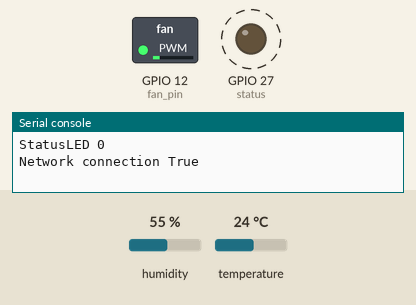
Simulated run of this program. Board: ESP32 board running MicroPython. On the bench: switched loads named in the program (green lamp = pin HIGH), output pins drawn as LEDs (lit = HIGH), the last lines printed to the serial console. Dashed ring = blinking. Inputs (shaded band) come from the test bench; at power-on: humidity 55 %, temperature 24 °C. WiFi joins after 1.5 s; the clock reads 2024-03-15 10:24:30 at power-on unless the program sets it; values from a settings file that is not in the repository are placeholders.

Above: at 2.7 s.
2.8 s: humidity set to 22 %
At 4.0 s:
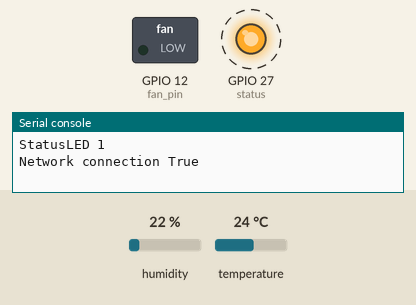
7.0 s: humidity set to 68 %
At 8.4 s:
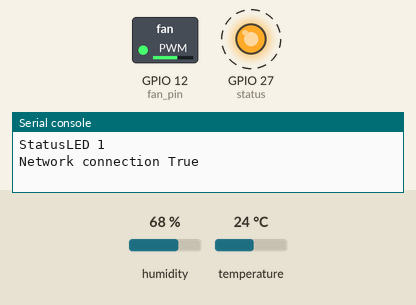
11.2 s: humidity set to 88 %
At 12.6 s:
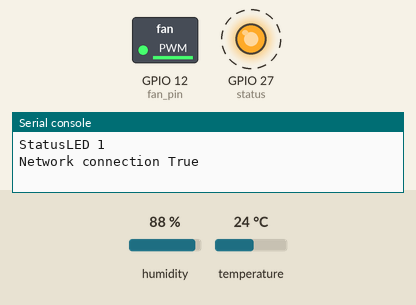
15.4 s: humidity set to 40 %
At 16.7 s:
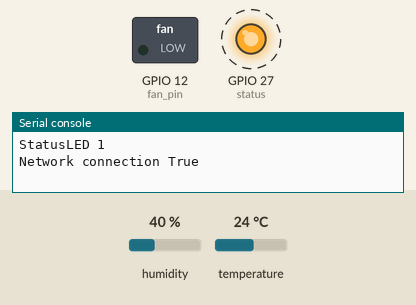
19.6 s: humidity set to 81 %
At 21.8 s:
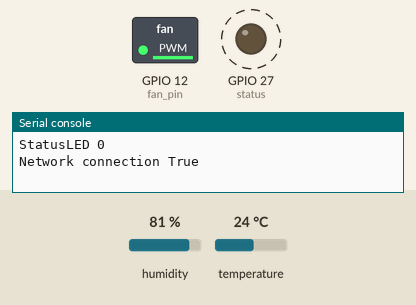
Timing chart, 0 to 24.8 s (numbered marks = the images above; inputs shaded):
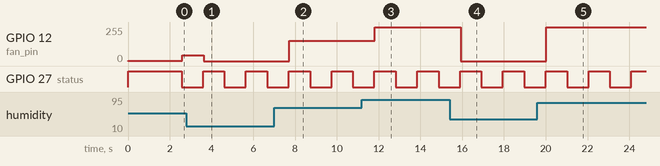

The program:

main.py
```python
import dht
import gc
import machine
import network
import time
from math import log

from machine import Pin, PWM

from config import *
from network_script import do_connect
from update_time import update_time_ntp, lokalzeit


def print_stuff():
    # Zeige alle interessanten Werte an
    print("Local time：%s" %str(lokalzeit()))
    print("Counter " + str(counter))
    print("Temperature: " + str(temp) + " °C")
    print("Humidity: " + str(humidity) + " %")
    print("DewPoint: " + str(dew_point_temp) + " °C")
    print("PWM duty: " + str(fan_pwm.duty_u16()))
    print("PWM: " + str(pwm_perc) + "%")
    print("Speicherverbrauch:", gc.mem_alloc() / 1024, " KiB")
    print("StatusLED " + str(status.value()))
    print("Network connection " +str(wlan.isconnected()))

    print()

    return

def toggle_esp32(pin_out):

    #toggle pinout
    if pin_out.value() == 1:
        pin_out.off()
    else:
        pin_out.on()


    return


def dew_point(dew_temp, dew_humidity):
    a = 17.27
    b = 237.7
    alpha = ((a * dew_temp) / (b + dew_temp)) + log(dew_humidity / 100.0)
    return (b * alpha) / (a - alpha)


def duty_pwm (target):
    # PWM Steuerungsgerade a = min, b = max

    a_pwm = hum_min
    b_pwm = hum_max
    m = 65356/(b_pwm - a_pwm)
    n = (65356 * a_pwm)/(a_pwm - b_pwm)

    if target < a_pwm:
        y = 0
    elif target > b_pwm:
        y = 65356
    else:
        y = (m * target + n)

    return int(y)

def read_dht (pin,last_t,last_h):
    # Lese DHT 22 Sensor an angegeben Pin aus

    sensor_read = dht.DHT22(machine.Pin(pin))

    temp_read = last_t
    humidity_read = last_h

    try:
        sensor_read.measure()
        temp_read = sensor_read.temperature()
        humidity_read = sensor_read.humidity()

        # print("Temperature: " + str(pin) + " " + str(temp_read) + "°C")
        # print("Humidity: " + str(pin) + " " + str(humidity_read) + "°C")

    except OSError as e:
            print("DHT Error")


    return temp_read, humidity_read


# Hier beginnt die Main Loop

# Init Network variablen
wlan = network.WLAN(network.STA_IF)

# Initialisiere PWM-Pin
fan_pin = Pin(12)
fan_pwm = PWM(fan_pin, freq=25000, duty_u16=512)
fan_pwm.duty_u16(500)

# Init Status Led
status = Pin(STATUS_LED, Pin.OUT)
status.on()

counter = 0
last_temp = 20
last_hum = 60

do_connect()

update_time_ntp()

while True:
    time.sleep(1)

    toggle_esp32(status)

    try:

        temp, humidity = read_dht(23, last_temp, last_hum)
        last_temp = temp
        last_hum = humidity

        dew_point_temp = dew_point(temp, humidity)


        # Regle Lüftergeschwindigkeit basierend auf Feuchtigkeitswert

        fan_pwm.duty_u16(duty_pwm(humidity))

        #Berechne pwm als Prozentwert
        pwm_perc = 100 * (fan_pwm.duty_u16() / 65356)

    except Exception:
            print("DHT Error")

    if not wlan.isconnected():
        do_connect()

    #Print
    print_stuff()

    # Garbage Collection
    if gc.mem_alloc() > 1000000:
        gc.collect()

    counter = counter + 1
```

config.py
```python
from secrets import *

# Network Variablen aus Secrets
SSID = secret_SSID
KEY = secret_KEY
IPSETTINGS = secret_IPSETTINGS

# Einstellungen zur Steuerungsgerade

# Wert Humidity Wert für 0% PWM
hum_min = 50

# Wert Humidity Wert für 100% PWM
hum_max = 80

TIMEZONE = 1

# Pinout

PWM_OUTPUT = 12

STATUS_LED = 27
```

network_script.py
```python
import network
import time
from config import *
from umqtt.robust2 import MQTTClient

ssid = SSID
key = KEY


def do_connect(timeout = 30000):
    wlan = network.WLAN(network.STA_IF)
    wlan.active(True)
    if not wlan.isconnected():
        print('connecting to network...')
        wlan.connect(ssid, key)
        t = time.ticks_ms()
        while not wlan.isconnected():
            if time.ticks_diff(time.ticks_ms(), t) > timeout:
                wlan.disconnect()
                print("WLAN connection timeout")

    print('network config:', wlan.ifconfig())


if __name__ == "__main__":
    do_connect()
```

update_time.py
```python
from config import *
import ntptime, network, time, utime, machine
from network_script import do_connect

timezone = TIMEZONE

def update_time_ntp():
    #print("Zeit in sec seit epoch " + str (time.time()))
    wlan = network.WLAN(network.STA_IF)
    print("UTC time before synchronization：" + str(time.localtime()))
    if wlan.isconnected():
        ntptime.settime()

        #machine.RTC.datetime(*localzeit)
        print("UTC after synchronization：" + str(time.localtime()))
        #print("Zeit in sec seit epoch " + str (time.time()))
    else:
        print ("Zeitupdate nicht möglich, Keine WLAN Verbindung")

    return

def lokalzeit(tz = timezone):
    # rechne die Lokale Zeit anhand von geg. UTC aus

    add_timetupel = (0, 0, 0, tz, 0, 0, 0, 0)

    localzeit = tuple ( map ( sum, zip(time.localtime(), add_timetupel)))

    return localzeit


if __name__ == "__main__":
    do_connect()
    update_time_ntp()
    
```

Measured:
- after the input at 2.8 s, GPIO 12 (fan_pin): 42/255 → 0/255 after 0.82 s
- after the input at 7.0 s, GPIO 12 (fan_pin): 0/255 → 153/255 after 0.72 s
- after the input at 11.2 s, GPIO 12 (fan_pin): 153/255 → 254/255 after 0.62 s
- after the input at 15.4 s, GPIO 12 (fan_pin): 254/255 → 0/255 after 0.52 s
- after the input at 19.6 s, GPIO 12 (fan_pin): 0/255 → 254/255 after 0.42 s
- by itself, GPIO 27 (status): alternates HIGH for 1.0 s and LOW for 1.0 s
